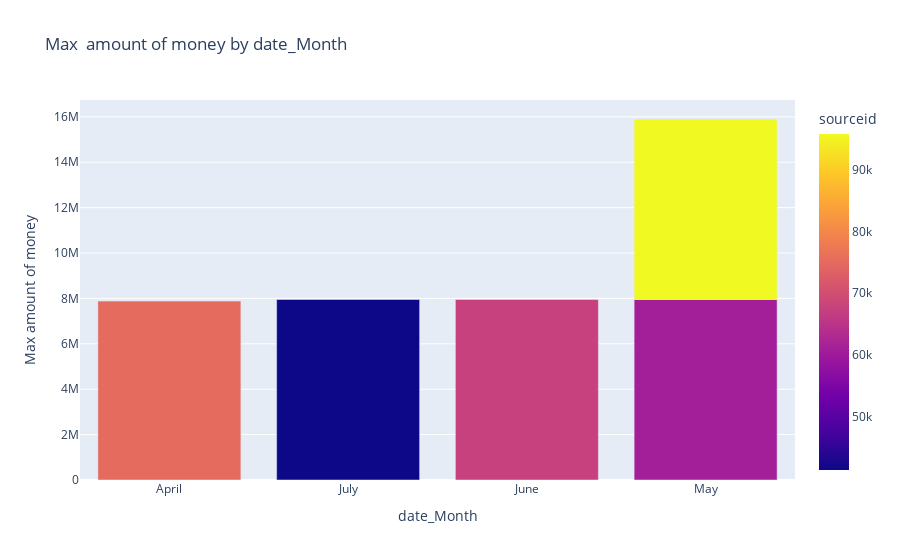

Write notebook code for a chart like this one.
### Code cell
max_reviews_by_subject = mm.groupby(['date_Month','sourceid'])[['amountofmoney']].sum().reset_index()
max_reviews_by_subject_chart = px.bar(max_reviews_by_subject, x='date_Month', y='amountofmoney', color='sourceid',
                                      title='Max  amount of money by date_Month')
max_reviews_by_subject_chart.update_xaxes(title_text='date_Month')
max_reviews_by_subject_chart.update_yaxes(title_text='Max amount of money')
max_reviews_by_subject_chart.show()

### Figure 1 — Plotly figure (JSON) as saved in the notebook; plotly's stock layout.template omitted (floating-point values rounded to 4 significant figures)
{"data": [{"alignmentgroup": "True", "hovertemplate": "date_Month=%{x}<br>amountofmoney=%{y}<br>sourceid=%{marker.color}<extra></extra>", "legendgroup": "", "marker": {"color": [75200, 41341, 67506, 60865, 95835], "coloraxis": "coloraxis", "pattern": {"shape": ""}}, "name": "", "offsetgroup": "", "orientation": "v", "showlegend": false, "textposition": "auto", "type": "bar", "x": ["April", "July", "June", "May", "May"], "xaxis": "x", "y": [7881878, 7952497, 7952497, 7952497, 7952497], "yaxis": "y"}], "layout": {"barmode": "relative", "coloraxis": {"colorbar": {"title": {"text": "sourceid"}}, "colorscale": [[0, "#0d0887"], [0.1111, "#46039f"], [0.2222, "#7201a8"], [0.3333, "#9c179e"], [0.4444, "#bd3786"], [0.5556, "#d8576b"], [0.6667, "#ed7953"], [0.7778, "#fb9f3a"], [0.8889, "#fdca26"], [1, "#f0f921"]]}, "legend": {"tracegroupgap": 0}, "title": {"text": "Max  amount of money by date_Month"}, "xaxis": {"anchor": "y", "domain": [0, 1], "title": {"text": "date_Month"}}, "yaxis": {"anchor": "x", "domain": [0, 1], "title": {"text": "Max amount of money"}}}}
